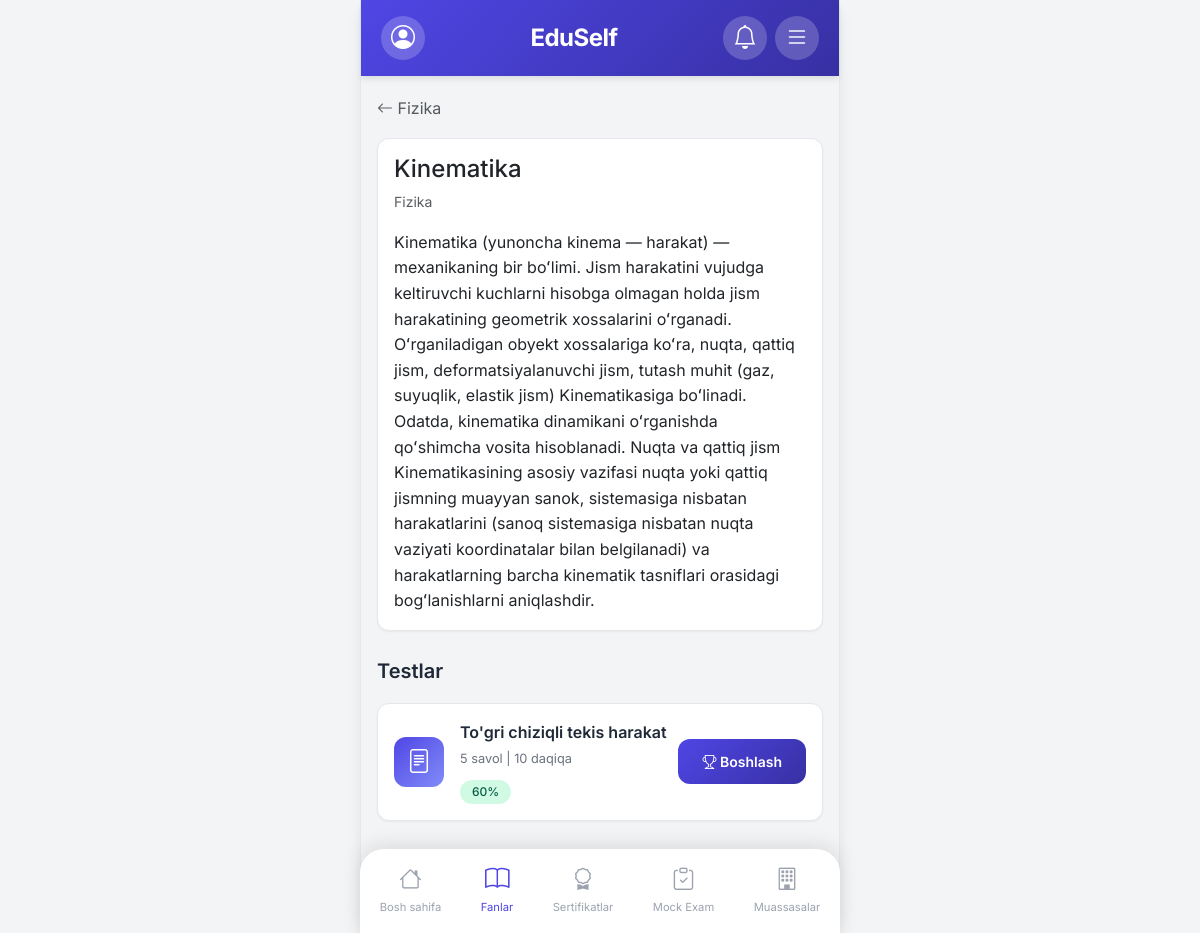
Page /topics/1/ (signed in) on the earlier database version.
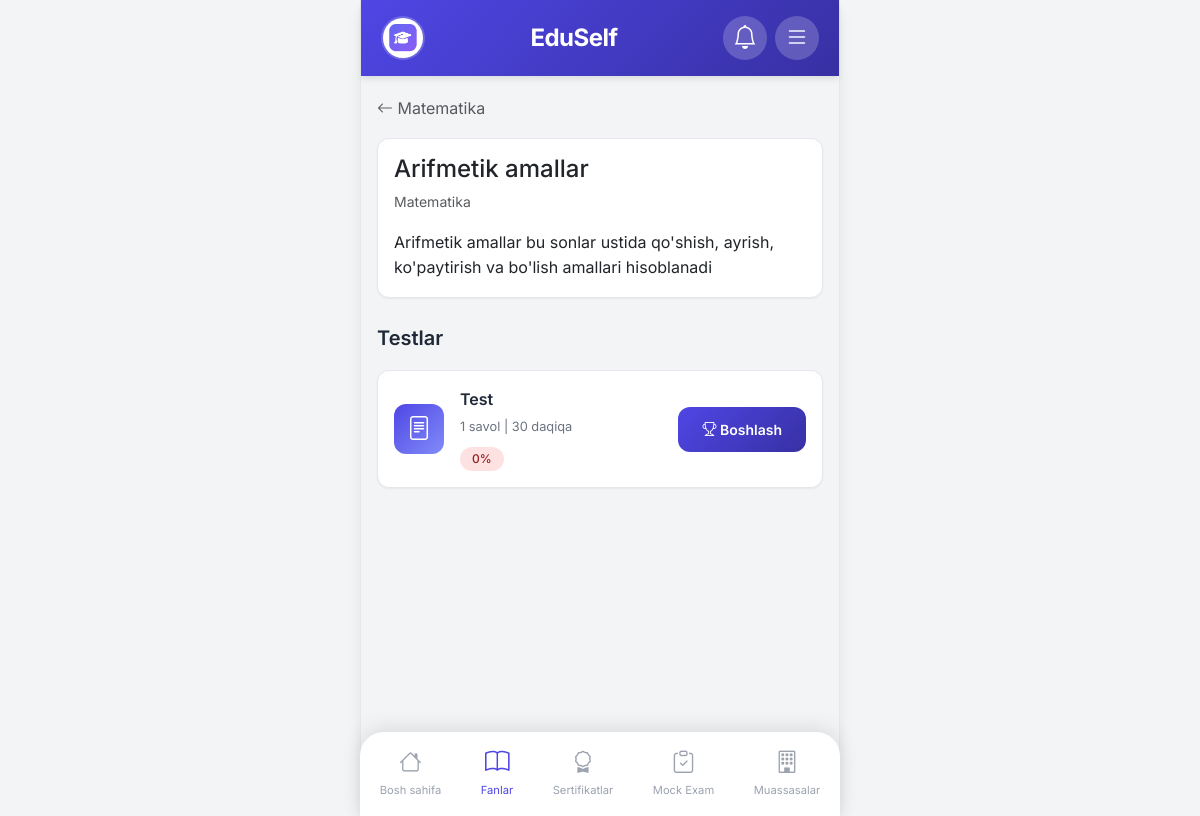
Same page on the later database version.
### core/models.py (models this page shows, shortened)
class Topic(models.Model):
    subject = models.ForeignKey(Subject, on_delete=models.CASCADE, related_name='topics', verbose_name="Fan")
    name = models.CharField(max_length=200, verbose_name="Mavzu nomi")
    description = models.TextField(blank=True, verbose_name="Tavsif")
    order = models.PositiveIntegerField(default=0, verbose_name="Tartib")
    is_active = models.BooleanField(default=True, verbose_name="Faol")
    created_at = models.DateTimeField(auto_now_add=True)
    class Meta:
        ordering = ['order', 'name']
        verbose_name = "Mavzu"
        verbose_name_plural = "Mavzular"

class Subject(models.Model):
    name = models.CharField(max_length=200, verbose_name="Fan nomi")
    description = models.TextField(blank=True, verbose_name="Tavsif")
    icon = models.CharField(max_length=50, default='bi-book', verbose_name="Icon")
    image = models.ImageField(upload_to='subjects/', blank=True, null=True, verbose_name="Rasm")
    order = models.PositiveIntegerField(default=0, verbose_name="Tartib")
    is_active = models.BooleanField(default=True, verbose_name="Faol")
    created_at = models.DateTimeField(auto_now_add=True)
    class Meta:
        ordering = ['order', 'name']
        verbose_name = "Fan"
        verbose_name_plural = "Fanlar"

class Test(models.Model):
    topic = models.ForeignKey(Topic, on_delete=models.CASCADE, related_name='tests', verbose_name="Mavzu")
    title = models.CharField(max_length=200, verbose_name="Test nomi")
    description = models.TextField(blank=True, verbose_name="Tavsif")
    time_limit = models.PositiveIntegerField(default=30, verbose_name="Vaqt limiti (daqiqa)")
    passing_score = models.PositiveIntegerField(default=60, verbose_name="O'tish balli (%)")
    is_active = models.BooleanField(default=True, verbose_name="Faol")
    created_at = models.DateTimeField(auto_now_add=True)
    class Meta:
        ordering = ['-created_at']
        verbose_name = "Test"
        verbose_name_plural = "Testlar"
    def get_questions_count(self):
        return self.questions.count()

class TestResult(models.Model):
    user = models.ForeignKey(settings.AUTH_USER_MODEL, on_delete=models.CASCADE, related_name='test_results')
    test = models.ForeignKey(Test, on_delete=models.CASCADE, related_name='results')
    score = models.PositiveIntegerField(default=0)
    total_questions = models.PositiveIntegerField(default=0)
    correct_answers = models.PositiveIntegerField(default=0)
    passed = models.BooleanField(default=False)
    time_taken = models.PositiveIntegerField(default=0)
    user_answers = models.JSONField(default=dict, blank=True, verbose_name="Foydalanuvchi javoblari")
    completed_at = models.DateTimeField(auto_now_add=True)
    class Meta:
        ordering = ['-completed_at']
        verbose_name = "Test natijasi"
        verbose_name_plural = "Test natijalari"

### accounts/models.py (models this page shows, shortened)
class User(AbstractUser):
    email = models.EmailField(unique=True)
    profile_image = models.ImageField(upload_to='profiles/', blank=True, null=True)
    bio = models.TextField(blank=True)
    created_at = models.DateTimeField(auto_now_add=True)
    updated_at = models.DateTimeField(auto_now=True)

### core/views.py (the view)
# urls.py: path('topics/<int:pk>/', views.topic_detail_view, name='topic_detail'),
def topic_detail_view(request, pk):
    topic = get_object_or_404(Topic, pk=pk, is_active=True)
    tests = topic.tests.filter(is_active=True)
    user_results = {}
    if request.user.is_authenticated:
        for test in tests:
            result = TestResult.objects.filter(user=request.user, test=test).order_by('-completed_at').first()
            if result:
                user_results[test.id] = result
    return render(request, 'core/topic_detail.html', {'topic': topic, 'tests': tests, 'user_results': user_results})

### core/context_processors.py (called while the page is built)
def site_settings(request):
    try:
        settings = SiteSettings.objects.first()
    except:
        settings = None
    return {'site_settings': settings}

def notifications(request):
    if request.user.is_authenticated:
        user_notifications = Notification.objects.filter(
            user=request.user,
            is_read=False
        )
        global_notifications = Notification.objects.filter(
            is_global=True,
            is_read=False
        )
        all_notifications = (user_notifications | global_notifications).distinct().order_by('-created_at')[:10]
        unread_count = all_notifications.count()
    else:
        all_notifications = []
        unread_count = 0
    return {
        'notifications': all_notifications,
        'unread_notifications_count': unread_count
    }

### core/templatetags/custom_filters.py (called while the page is built)
@register.filter
def get_item(dictionary, key):
    if dictionary is None:
        return None
    if isinstance(dictionary, dict):
        item = dictionary.get(key)
        if item and hasattr(item, '__dict__'):
            return {'score': item.score, 'passed': item.passed}
        return item
    return None

### templates/core/topic_detail.html (shortened to what this page needs)
{% extends 'base.html' %}
{% load custom_filters %}
{% block content %}
<a href="{% url 'core:subject_detail' topic.subject.pk %}" class="text-decoration-none text-muted mb-3 d-inline-block">
    <i class="bi bi-arrow-left"></i> {{ topic.subject.name }}
</a>
<div class="card mb-4">
    <div class="card-body">
        <h4 class="mb-2">{{ topic.name }}</h4>
        <p class="text-muted mb-0 small">{{ topic.subject.name }}</p>
        {% if topic.description %}
        <p class="mt-3 mb-0">{{ topic.description }}</p>
        {% endif %}
    </div>
</div>
<div class="section-title">Testlar</div>
{% if tests %}
    {% for test in tests %}
    <div class="test-card">
        <div class="test-icon">
            <i class="bi bi-file-text"></i>
        </div>
        <div class="test-info flex-grow-1">
            <div class="test-name">{{ test.title }}</div>
            <div class="test-meta">{{ test.get_questions_count }} savol | {{ test.time_limit }} daqiqa</div>
            {% if test.id in user_results %}
            <div class="mt-2">
                <span class="badge {% if user_results|get_item:test.id|get_item:'passed' %}badge-success{% else %}badge-danger{% endif %}">
                    {{ user_results|get_item:test.id|get_item:'score' }}%
                </span>
            </div>
            {% endif %}
        </div>
        <a href="{% url 'core:test_leaderboard' test.pk %}" class="btn btn-primary btn-sm">
            <i class="bi bi-trophy"></i> Boshlash
        </a>
    </div>
    {% endfor %}
{% else %}
    <div class="empty-state">
        <i class="bi bi-file-text"></i>
        <p>Testlar hali qo'shilmagan</p>
    </div>
{% endif %}
{% endblock %}

### templates/base.html (shortened to what this page needs)
<!DOCTYPE html>
<html lang="uz">
<head>
    {% load static %}
    <link href="https://cdn.jsdelivr.net/npm/bootstrap@5.3.2/dist/css/bootstrap.min.css" rel="stylesheet">
    <link rel="stylesheet" href="https://cdn.jsdelivr.net/npm/bootstrap-icons@1.11.1/font/bootstrap-icons.css">
    <link rel="stylesheet" href="{% static 'css/style.css' %}">
</head>
<body>
    <div class="app-container">
        <header class="app-header">
            <div class="header-left">
                {% if user.is_authenticated %}
                <a href="{% url 'accounts:profile' %}" class="profile-btn">
                    {% if user.profile_image %}
                    <img src="{{ user.profile_image.url }}" alt="Profile" class="profile-img">
                    {% else %}
                    <i class="bi bi-person-circle"></i>
                    {% endif %}
                </a>
                {% else %}
                <a href="{% url 'accounts:login' %}" class="profile-btn">
                    <i class="bi bi-person-circle"></i>
                </a>
                {% endif %}
            </div>
            <div class="header-center">
                <a href="{% url 'core:home' %}" class="logo-text">EduSelf</a>
            </div>
            <div class="header-right">
                {% if user.is_authenticated %}
                <button class="notification-btn" type="button" data-bs-toggle="offcanvas" data-bs-target="#notificationMenu">
                    <i class="bi bi-bell"></i>
                </button>
                {% endif %}
                <button class="menu-btn" type="button" data-bs-toggle="offcanvas" data-bs-target="#sideMenu">
                    <i class="bi bi-list"></i>
                </button>
            </div>
        </header>
        <main class="app-content">
            {% block content %}{% endblock %}
        </main>
        <nav class="bottom-nav">
            <a href="{% url 'core:home' %}" class="nav-item {% if request.resolver_match.url_name == 'home' %}active{% endif %}">
                <i class="bi bi-house"></i>
                <span>Bosh sahifa</span>
            </a>
            <a href="{% url 'core:subjects' %}" class="nav-item {% if 'subjects' in request.path or 'topics' in request.path or 'tests' in request.path %}active{% endif %}">
                <i class="bi bi-book"></i>
                <span>Fanlar</span>
            </a>
            <a href="{% url 'core:certificates' %}" class="nav-item {% if 'certificates' in request.path or 'cert' in request.path %}active{% endif %}">
                <i class="bi bi-award"></i>
                <span>Sertifikatlar</span>
            </a>
            <a href="{% url 'core:mock_exams' %}" class="nav-item {% if 'mock' in request.path %}active{% endif %}">
                <i class="bi bi-clipboard-check"></i>
                <span>Mock Exam</span>
            </a>
            <a href="{% url 'core:institutions' %}" class="nav-item {% if 'institutions' in request.path %}active{% endif %}">
                <i class="bi bi-building"></i>
                <span>Muassasalar</span>
            </a>
        </nav>
    </div>
</body>
</html>

Differences in the rows shown:
removed Test: title "To'gri chiziqli tekis harakat", get_questions_count "5", time_limit "10", id.passed "60"
now on this page (row edited): User: profile_image (picture)
changed Topic: subject.name "Fizika" → "Matematika"; name "Kinematika" → "Arifmetik amallar"; description "Kinematika (yunoncha kinema — harakat) — mexanikaning bir boʻlimi. Jism harakatini vujudga keltiruvchi kuchlarni hisobga olmagan holda jism harakatining geometrik xossalarini oʻrganadi. Oʻrganiladigan obyekt xossalariga koʻra, nuqta, qattiq jism, deformatsiyalanuvchi jism, tutash muhit (gaz, suyuqlik, elastik jism) Kinematikasiga boʻlinadi. Odatda, kinematika dinamikani oʻrganishda qoʻshimcha vosita hisoblanadi. Nuqta va qattiq jism Kinematikasining asosiy vazifasi nuqta yoki qattiq jismning muayyan sanok, sistemasiga nisbatan harakatlarini (sanoq sistemasiga nisbatan nuqta vaziyati koordinatalar bilan belgilanadi) va harakatlarning barcha kinematik tasniflari orasidagi bogʻlanishlarni…" → "Arifmetik amallar bu sonlar ustida qo'shish, ayrish, ko'paytirish va bo'lish amallari hisoblanadi"
added Test: title "Test", get_questions_count "1", time_limit "30", id.passed "0"
